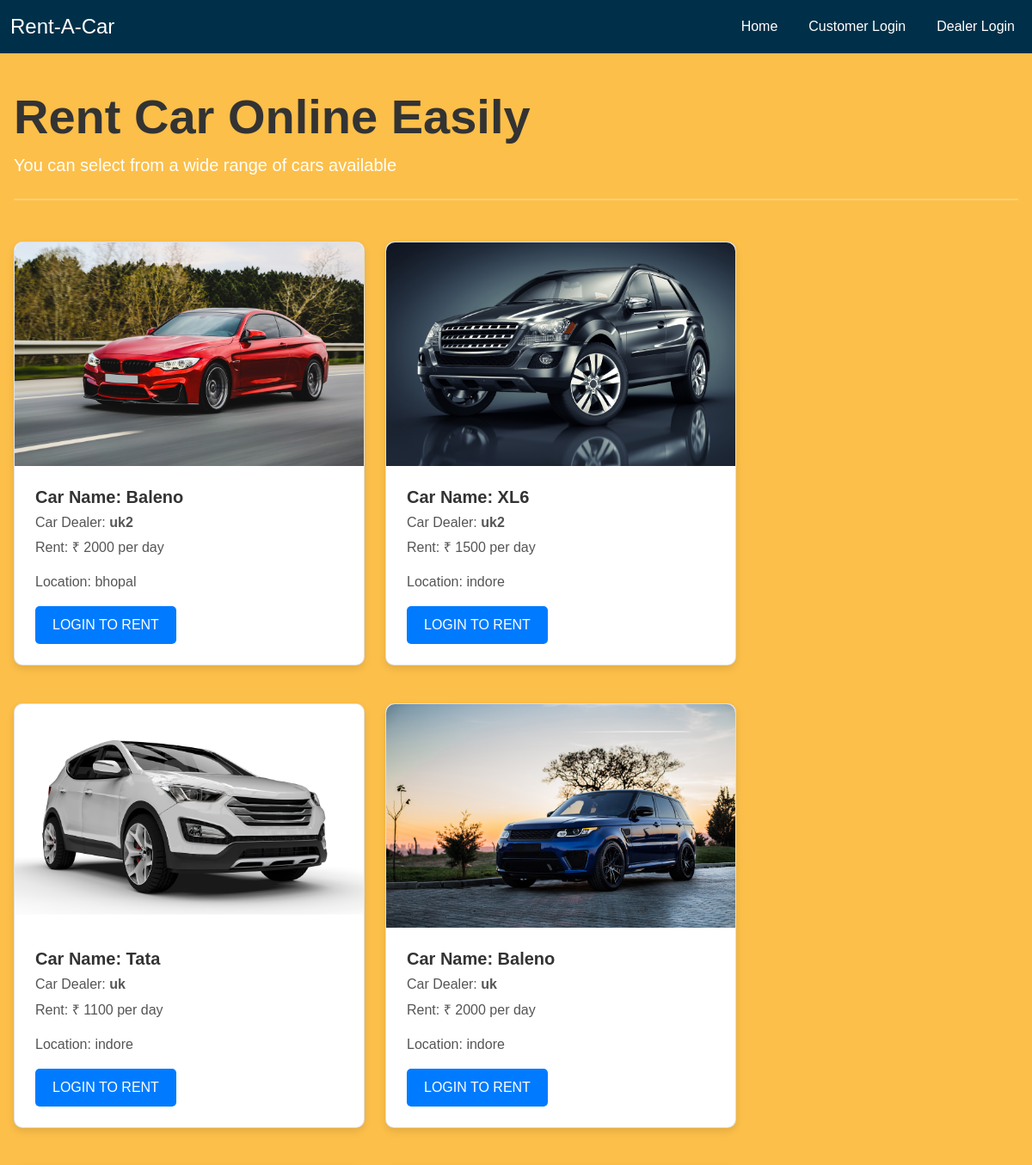
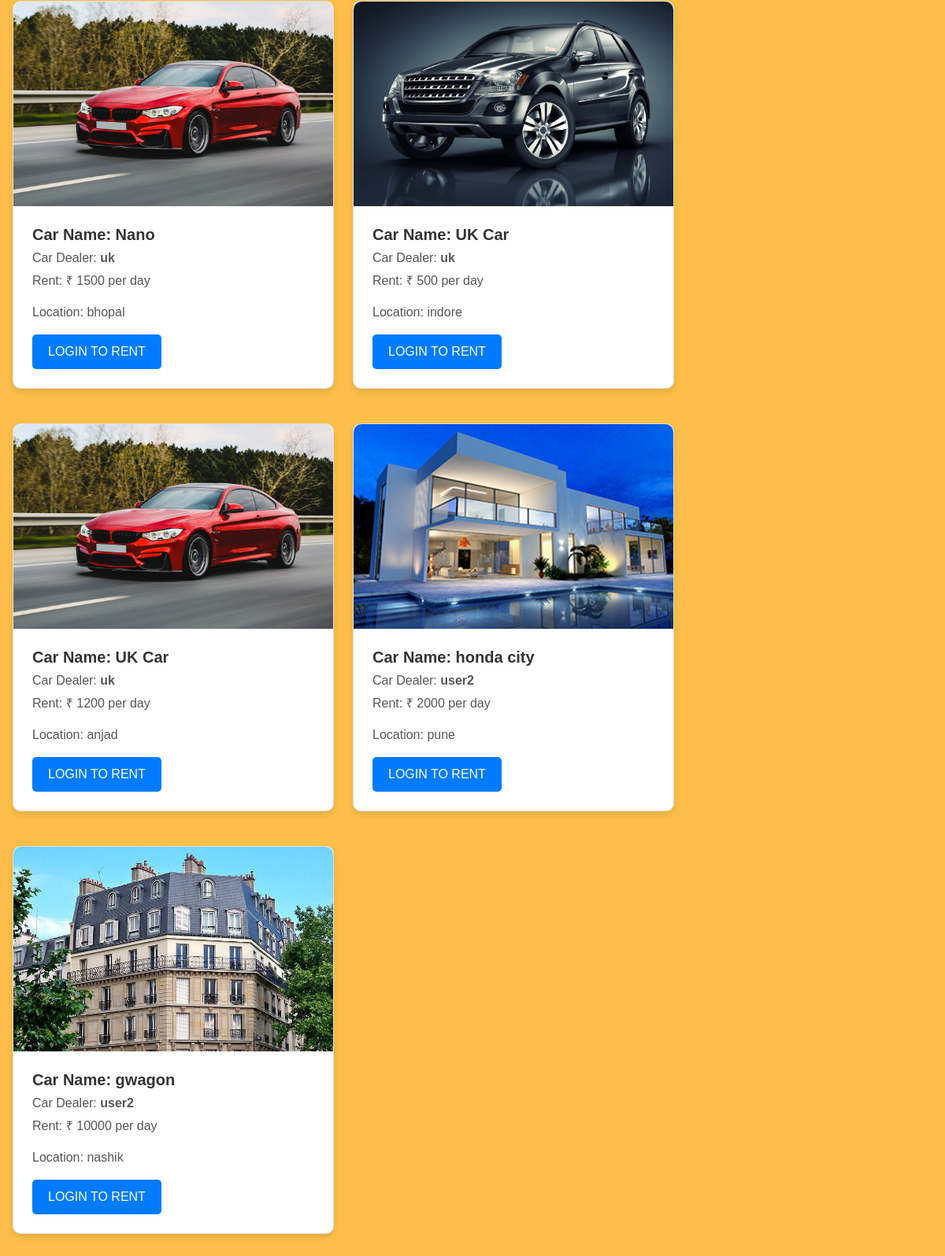
The page / on the database its author committed (2 pictures, top to bottom).
### home/models.py (models this page shows, shortened)
class Car(models.Model):
    name = models.CharField(max_length=50)
    image = models.ImageField(upload_to="")
    car_dealer = models.ForeignKey(CarDealer, on_delete=models.PROTECT)
    capacity = models.CharField(max_length=2)
    location = models.ForeignKey(Location, on_delete=models.SET_NULL, null=True)
    is_available = models.BooleanField(default=True)
    rent = models.CharField(max_length=10, blank=True)

class CarDealer(models.Model):
    car_dealer = models.OneToOneField(User, on_delete=models.CASCADE)
    phone = models.CharField(validators = [MinLengthValidator(10), MaxLengthValidator(10)], max_length = 10)
    location = models.ForeignKey(Location, on_delete=models.SET_NULL, null=True)
    earnings = models.IntegerField(default = 0)
    type = models.CharField(max_length = 20, blank = True)
    def __str__(self):
        return str(self.car_dealer)

class Location(models.Model):
    city = models.CharField(max_length = 50)

### home/views.py (the view)
# urls.py: path("", views.index, name="index"),
def index(request):
    cars = Car.objects.all()
    return render(request,"index.html",{'cars':cars})

### home/templates/index.html (shortened to what this page needs)
{% extends "base.html" %}
{% block body %}
<div class="container mt-4">
    <div>
        <h1 class="display-4">
            Rent Car Online Easily
        </h1>
        <p style="color:white" class="lead">You can select from a wide range of cars available</p>
        <hr style="background-color: black;" class="my-4">
    </div>
    <div class="row mt-4">
        {% for car in cars %}
        <div class="col-sm-4 mt-4" style="width: 27rem;">
            <div class="card">
                <img src="/media/{{car.image}}" alt="Car image cap" class="card-img-top" height="260px">
                <div class="card-body">
                    <h5 class="car-title">Car Name: {{car.name}}</h5>
                    <h6 class="card-text">Car Dealer: <b>{{car.car_dealer}}</b></h6>
                    <p class="card-text">Rent: ₹ {{car.rent}} per day</p>
                    <p class="card-text">Location: {{car.location.city}}</p>
                    <a href="/customer_login/" class="btn btn-primary">Login to rent</a>
                </div>
            </div>
        </div>
        {% endfor %}
    </div>
</div>
{% endblock body %}

### home/templates/base.html (shortened to what this page needs)
<!doctype html>
<html lang="en">
  <head>
    <link href="https://cdn.jsdelivr.net/npm/bootstrap@5.0.2/dist/css/bootstrap.min.css" rel="stylesheet">
  </head>
  <body>
    <nav class="navbar navbar-expand-lg navbar-light sticky-top">
      <div class="container-fluid">
        <a class="navbar-brand" style="color:white" href="#">Rent-A-Car</a>
        <div class="collapse navbar-collapse" style="color:white" id="navbarSupportedContent">
          <ul class="navbar-nav ms-auto">
            <li class="nav-item">
              <a class="nav-link active" style="color:white" href="/">Home</a>
            </li>
            <li class="nav-item">
              <a class="nav-link active" style="color:white" href="/customer_login/">Customer Login</a>
            </li>
            <li class="nav-item">
              <a class="nav-link active" style="color:white" href="/car_dealer_login/">Dealer Login</a>
            </li>
          </ul>
        </div>
      </div>
    </nav>
    {% block body %}
    {% endblock body %}
  </body>
</html>

### home/templates/base.html (style rules this page uses)
body { font-family: Arial, Helvetica, sans-serif; }
* { box-sizing: border-box; }
hr { border: 1px solid white; margin-bottom: 25px; }
.container { padding: 16px; }
.navbar { background-color: #003049; display: flex; justify-content: space-between; align-items: center; }
.navbar-brand { color: white; font-size: 1.5rem; }
.navbar-nav { display: flex; justify-content: flex-end; width: 100%; }
.nav-item { padding-left: 20px; }
.nav-link { color: white; }

### home/templates/index.html (style rules this page uses)
body { background-color: #fcbf49; }
.container { max-width: 1200px; }
.display-4 { font-weight: bold; color: #333; }
.lead { color: #666; }
.card { border-radius: 10px; box-shadow: 0 4px 8px rgba(0, 0, 0, 0.1); transition: all 0.3s ease; }
.card-img-top { border-radius: 10px 10px 0 0; object-fit: cover; }
.card-body { padding: 1.5rem; }
.car-title { font-size: 1.25rem; font-weight: bold; color: #333; }
.card-text { font-size: 1rem; color: #555; }
.btn-primary { background-color: #007bff; border: none; padding: 10px 20px; font-size: 1rem; text-transform: uppercase; border-radius: 5px; transition: background-color 0.3s ease; }
.col-sm-4 { margin-bottom: 20px; }

### rows shown on the page
Car: image (picture), name "Baleno", car_dealer "uk2", rent "2000", location.city "bhopal"
Car: image (picture), name "XL6", car_dealer "uk2", rent "1500", location.city "indore"
Car: image (picture), name "Tata", car_dealer "uk", rent "1100", location.city "indore"
Car: image (picture), name "Baleno", car_dealer "uk", rent "2000", location.city "indore"
Car: image (picture), name "Nano", car_dealer "uk", rent "1500", location.city "bhopal"
Car: image (picture), name "UK Car", car_dealer "uk", rent "500", location.city "indore"
Car: image (picture), name "UK Car", car_dealer "uk", rent "1200", location.city "anjad"
Car: image (picture), name "honda city", car_dealer "user2", rent "2000", location.city "pune"
Car: image (picture), name "gwagon", car_dealer "user2", rent "10000", location.city "nashik"
